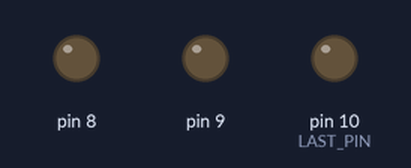
Recording of a sketch running on a simulated Arduino Uno, built with avr-gcc and run on an emulated ATmega328P. On the bench: output pins drawn as LEDs (lit = HIGH). Pins used as bus, display or sensor lines are not drawn.

Above: at 0.12 s.
At 0.87 s:
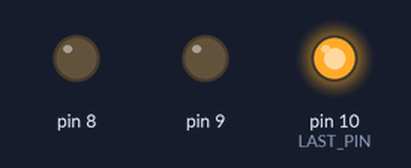
At 1.37 s:
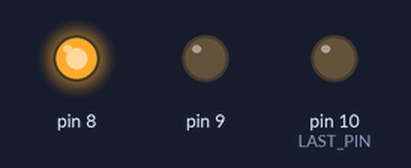
At 2.62 s:
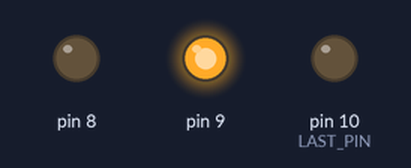
Timing chart, 0 to 3.0 s (numbered marks = the images above):
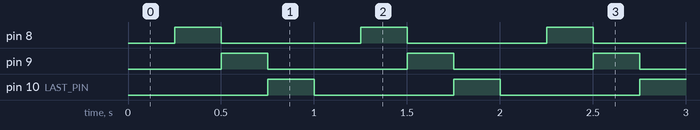

The sketch:

drill-02-forward.ino
```cpp
const int FIRST_PIN = 7;
const int LAST_PIN = 10;
const unsigned long STEP_MS = 250;

void setup() {
  for (int pin = FIRST_PIN; pin <= LAST_PIN; pin++) {
    pinMode(pin, OUTPUT);
  }
}

void loop() {
  for (int pin = FIRST_PIN; pin <= LAST_PIN; pin++) {
    digitalWrite(pin, HIGH);
    delay(STEP_MS);
    digitalWrite(pin, LOW);
  }
}
```

Measured:
- by itself, pin 8, pin 9, pin 10 (LAST_PIN): alternates HIGH for 0.25 s and LOW for 0.75 s
- by itself, everything shown: repeats every 1.0 s, in 4 steps
